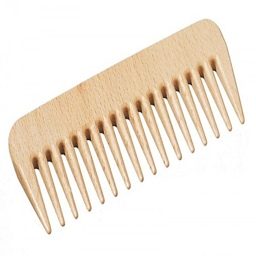
#> input picture resources/Comb/image_20.png, 256 x 256 px, found by its file name
$ jupyter execute feature_extraction.ipynb
#> lines starting #> are read from the running program, lines starting #| are printed output that depends on the picture; after the words box and inside, x2 and y2 are one past the last pixel; in counts of white or black regions, pixels touching at a corner belong together
### preprocessing/features_extraction.py
import cv2
import numpy as np


class ExtractFeatures:
    def __init__(self, image_src, show_image=None):
        self.image_src = image_src
        self.to_show_image = show_image

    @property
    def image(self):
        try:
            return self.to_show_image
        except AttributeError as e:
            return self.image_src

    def preprocess(self):
        ...


class CornersDetection(ExtractFeatures):
    def __init__(self, image_gray, show_image=None):
        ExtractFeatures.__init__(self, image_gray, show_image)
        self.number_of_corners = 0

    def get_corners(self):
        # get corners from good feature to track
        corners = cv2.goodFeaturesToTrack(np.float32(self.image_src), 100, 0.01, 10)
        corners = np.int0(corners)
        self.number_of_corners = len(corners)
        if self.to_show_image is not None:
            for corner in corners:
                x, y = corner.ravel()
                cv2.circle(self.to_show_image, (x, y), 3, (80, 127, 255), 2)
        return corners

    def preprocess(self):
        self.get_corners()


class CornerHarrisDetection(ExtractFeatures):
    def __init__(self, image_grey, show_image=None):
        ExtractFeatures.__init__(self, image_grey, show_image)
        self.number_of_corners = 0

    def get_harris_corners(self):
        # get corners from corner harris
        h_corners = cv2.cornerHarris(np.float32(self.image_src), 2, 3, 0.04)
        h_corners = np.int0(h_corners)
        h_threshold = 0.05
        row = np.where(h_corners > h_corners.max()*h_threshold)[0]
        column = np.where(h_corners > h_corners.max()*h_threshold)[1]
        self.number_of_corners = len(row)

        for y, x in zip(row, column):
            if self.to_show_image is not None:
                cv2.circle(self.to_show_image, (x, y), 1, (255, 100, 0), 1)
        return h_corners

    def preprocess(self):
        self.get_harris_corners()


class ContoursDetection(ExtractFeatures):
    def __init__(self, thresholded_image, show_image=None):
        ExtractFeatures.__init__(self, thresholded_image, show_image)
        self.biggest_contour = None
        self.contours_numbers = None
        self.main_features = dict()
        self.rect_area = 0
        self.hull_area = 0
        self.contour_perimeters = 0
        self.approximation_area = 0
        self.wide = 0
        self.length = 0

    def contour_features(self):
        # make rectangle that boxing the biggest contour
        rect = cv2.minAreaRect(self.biggest_contour)
        self.wide = rect[1][0]
        self.length = rect[1][1]
        self.rect_area = self.wide * self.length
        # make hull that surround the biggest contour
        hull = cv2.convexHull(self.biggest_contour)
        self.hull_area = cv2.contourArea(hull)
        # calculate the perimeters of the biggest contour
        self.contour_perimeters = cv2.arcLength(self.biggest_contour, True)
        # calculate approximation area of the biggest contour
        approx = cv2.approxPolyDP(self.biggest_contour, 0.001 * self.contour_perimeters, True)
        self.approximation_area = cv2.contourArea(approx)

        if self.to_show_image is not None:
            # draw biggest contour in orange!
            cv2.drawContours(self.to_show_image, self.biggest_contour, -1, (0, 100, 255), 2, cv2.LINE_AA)

            # draw the box in red
            box = cv2.boxPoints(rect)
            box = np.int0(box)
            cv2.drawContours(self.to_show_image, [box], 0, (0, 0, 255), 2)

            # draw the hull in blue
            cv2.drawContours(self.to_show_image, [hull], 0, (255, 0, 0), 2)

            # draw the approx perimeters in green
            cv2.drawContours(self.to_show_image, [approx], -1, (0, 255, 0), 3)

        self.main_features = {"rect_area": self.rect_area,
                              "hull_area": self.hull_area,
                              "apprx_area": self.approximation_area,
                              "perimeters_length": self.contour_perimeters}
        return self.main_features

    def get_biggest_contour(self):
        contours, _ = cv2.findContours(self.image_src, cv2.RETR_TREE, cv2.cv2.CHAIN_APPROX_NONE)
        # exclude the contour of the image frame
        im_boundary = (self.image_src.shape[0] - 1) * (self.image_src.shape[1] - 1)
        areas = [cv2.contourArea(ar) for ar in contours]
        cnt = [x for x in areas if x != im_boundary]
        # get the biggest contour
        self.contours_numbers = len(contours)
        self.biggest_contour = contours[areas.index(max(cnt))]
        return self.biggest_contour

    def preprocess(self):
        self.get_biggest_contour()
        self.contour_features()


def thresholding_image(img_gray, threshold):
    _, img_thresh = cv2.threshold(img_gray, threshold, 255, cv2.THRESH_BINARY)
    kernel = np.ones((3, 3), np.uint8)
    img_thresh = cv2.morphologyEx(img_thresh, cv2.MORPH_OPEN, kernel, iterations=2)
    return img_thresh

### feature_extraction.ipynb
# Feature Extraction

Erfasser :

| Name | Matrikelnummer | E-Mail |
| :- | :- | :- |
| **Muhammad Abiyyu Mufti Hanif** | 60750 | hamu1013@h-ka.de |
| **Davin Farrell Lukito** | 75420 | luda1013@h-ka.de |

[cell 1]
import cv2

from preprocessing.features_extraction import ContoursDetection, \
    CornerHarrisDetection, CornersDetection, thresholding_image
import matplotlib.pyplot as plt
import time
import numpy as np

## Loading Image to test the feature extraction

[cell 2]
start = time.perf_counter()
my_image = cv2.imread("resources/Brush/image_20.png")
#> my_image is the input picture: shape (256, 256, 3); mean B, G, R 221.3, 233.4, 242.9
img_gray = cv2.cvtColor(my_image, cv2.COLOR_BGR2GRAY)
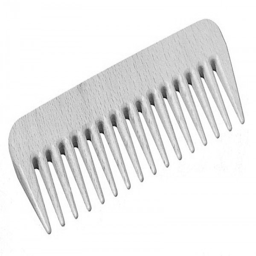
#> img_gray: shape (256, 256); min 17, max 255, mean 234.9
end = time.perf_counter()
print("Loading Image - Execution time: ", end - start)

## Detect corners using built-in "good feature to track"

[cell 3]
start = time.perf_counter()
CD = CornersDetection(img_gray, my_image.copy())
CD.get_corners()
#> in get_corners, `corners = cv2.goodFeaturesToTrack(np.float32(self.image_src), 100, 0.0..`: corners = 89 rows, first 8: [77, 146], [141, 111], [178, 90], [128, 118], [34, 168], [103, 132], [166, 97], [64, 153]
#> in get_corners, `self.number_of_corners = len(corners)`: self.number_of_corners = 89
#> the loop in get_corners, `for corner in corners:` made 89 passes
#> (x, y) on passes 1 to 12: (77, 146), (141, 111), (178, 90), (128, 118), (34, 168), (103, 132), (166, 97), (64, 153), (112, 125), (90, 139), (215, 70), (153, 104)
#> after the loop in get_corners, `for corner in corners:`:
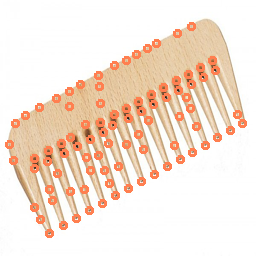
#> self.to_show_image: shape (256, 256, 3); 8.01% of pixels changed, all inside (x1, y1, x2, y2) = (5, 22, 247, 238)
plt.imshow(CD.image)
end = time.perf_counter()
print("Corners Detection Good Feature To Track - Execution time: ", end - start)

## Detect corners using built-in "harrist corner"

[cell 4]
start = time.perf_counter()
CH = CornerHarrisDetection(img_gray, my_image.copy())
CH.get_harris_corners()
#> in get_harris_corners, `h_corners = cv2.cornerHarris(np.float32(self.image_src), 2, 3, 0.04)`:
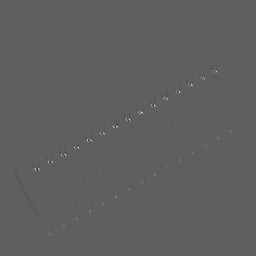
#> h_corners: shape (256, 256) float32; min -32518920, max 54149208, mean -19869.4; drawn with min black and max white
#> in get_harris_corners, `row = np.where(h_corners > h_corners.max()*h_threshold)[0]`: row = 240 values from 70 to 234
#> in get_harris_corners, `column = np.where(h_corners > h_corners.max()*h_threshold)[1]`: column = 240 values, max 243 at index 97, min 34 at index 188, mean 130.5
#> in get_harris_corners, `self.number_of_corners = len(row)`: self.number_of_corners = 240
#> the loop in get_harris_corners, `for y, x in zip(row, column):` made 240 passes
#> (y, x) on passes 1 to 3: (70, 213), (70, 215), (70, 216)
#> after the loop in get_harris_corners, `for y, x in zip(row, column):`:
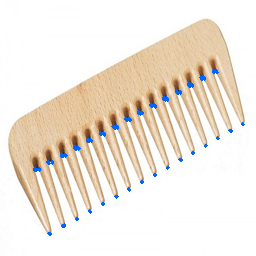
#> self.to_show_image: shape (256, 256, 3); 0.99% of pixels changed, all inside (x1, y1, x2, y2) = (33, 69, 245, 236)
plt.imshow(CH.image)
end = time.perf_counter()
print("Execution time: ", end - start)

## Contour Detection
- Thresholding and filter image
- Detect contour
- The biggest contour (but not the image boundary) will be extracted
- Calculate Perimiter Length and Draw Rectangle, Hull, and Approximate Area

[cell 5]
start = time.perf_counter()
mean_of_gray_image = np.mean(img_gray)
#> mean_of_gray_image = 234.9
if mean_of_gray_image < 180:
    # Image is dark
    print("dark image")
    contour_recognition_threshold = 120
else:
    print("bright image")
    # Image is bright
    contour_recognition_threshold = 200

# thresholding
img_thresh = thresholding_image(img_gray, contour_recognition_threshold)
#> in thresholding_image, `_, img_thresh = cv2.threshold(img_gray, threshold, 255, cv2.THRESH_BIN..`:
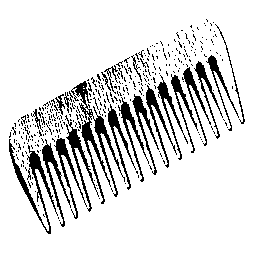
#> img_thresh: shape (256, 256); 86.6% white; 361 black regions (338 under 20 px), largest, box (x1, y1, x2, y2) and area: (71, 81, 125, 204) 1199, (9, 139, 58, 234) 833, (65, 115, 99, 212) 510
#> in thresholding_image, `img_thresh = cv2.morphologyEx(img_thresh, cv2.MORPH_OPEN, kernel, iter..`:
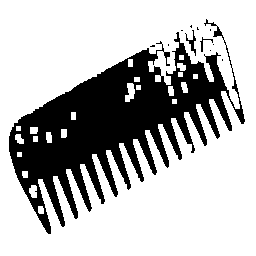
#> img_thresh: shape (256, 256); 72% white; 12 black regions (9 under 20 px)
CN = ContoursDetection(img_thresh, my_image.copy())
CN.get_biggest_contour()
#> in get_biggest_contour, `contours, _ = cv2.findContours(self.image_src, cv2.RETR_TREE, cv2.cv2...`: contours = 43 contours, 20 with area under 20; largest, box (x1, y1, x2, y2) and area: (0, 0, 256, 256) 65025, (8, 31, 246, 235) 20064, (185, 29, 197, 57) 120, (125, 83, 135, 102) 104, (212, 25, 225, 41) 80
#> in get_biggest_contour, `areas = [cv2.contourArea(ar) for ar in contours]`: areas = 43 values, max 65025 at index 0, min 2 at index 4, mean 2008
#> in get_biggest_contour, `cnt = [x for x in areas if x != im_boundary]`: cnt = 42 values, max 20063.5 at index 12, min 2 at index 3, mean 507.6
#> in get_biggest_contour, `self.contours_numbers = len(contours)`: self.contours_numbers = 43
#> in get_biggest_contour, `self.biggest_contour = contours[areas.index(max(cnt))]`: self.biggest_contour = contour of 2105 points, box (x1, y1, x2, y2) (8, 31, 246, 235), area 20064
CN.contour_features()
#> in contour_features, `rect = cv2.minAreaRect(self.biggest_contour)`: rect = ((124.7, 124.4), (244.1, 117.9), -29.48)
#> in contour_features, `self.wide = rect[1][0]`: self.wide = 244.1
#> in contour_features, `self.length = rect[1][1]`: self.length = 117.9
#> in contour_features, `self.rect_area = self.wide * self.length`: self.rect_area = 28766.6
#> in contour_features, `hull = cv2.convexHull(self.biggest_contour)`: hull = contour of 37 points, box (x1, y1, x2, y2) (8, 31, 246, 235), area 26728
#> in contour_features, `self.hull_area = cv2.contourArea(hull)`: self.hull_area = 26728
#> in contour_features, `self.contour_perimeters = cv2.arcLength(self.biggest_contour, True)`: self.contour_perimeters = 2388.7
#> in contour_features, `approx = cv2.approxPolyDP(self.biggest_contour, 0.001 * self.contour_p..`: approx = contour of 118 points, box (x1, y1, x2, y2) (8, 31, 245, 235), area 19512
#> in contour_features, `self.approximation_area = cv2.contourArea(approx)`: self.approximation_area = 19511.5
#> in contour_features, `box = cv2.boxPoints(rect)`: box = [[47.48, 235.8], [-10.52, 133.2], [202, 13.07], [259.9, 115.7]]
#> in contour_features, `box = np.int0(box)`: box = [[47, 235], [-10, 133], [201, 13], [259, 115]]
#> in contour_features, `cv2.drawContours(self.to_show_image, [approx], -1, (0, 255, 0), 3)`:
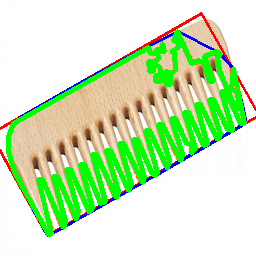
#> self.to_show_image: shape (256, 256, 3); mean B, G, R 187.5, 233.4, 203.3
#> in contour_features, `self.main_features = {"rect_area": self.rect_area, "hull_area": self.h..`: self.main_features = {'rect_area': 28766.6, 'hull_area': 26728, 'apprx_area': 19511.5, 'perimeters_length': 2388.7}
plt.imshow(CN.image)
end = time.perf_counter()
print("Contour Detection - Execution time: ", end - start)

## Example calling everything one by one

[cell 6]
img = my_image.copy()
F1 = CornersDetection(img_gray, img)
F2 = CornerHarrisDetection(img_gray, img)
F3 = ContoursDetection(img_thresh, img)

start = time.perf_counter()

F1.get_corners()
#> the loop in get_corners (call 2), `for corner in corners:` made 89 passes
F2.get_harris_corners()
#> in get_harris_corners (call 2), `self.number_of_corners = len(row)`: self.number_of_corners = 240
#> the loop in get_harris_corners (call 2), `for y, x in zip(row, column):` made 240 passes
#> after the loop in get_harris_corners (call 2), `for y, x in zip(row, column):`:
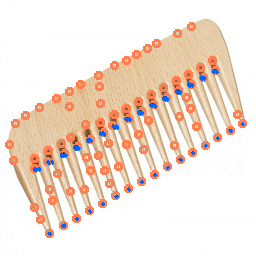
#> self.to_show_image: shape (256, 256, 3); 0.99% of pixels changed, all inside (x1, y1, x2, y2) = (33, 69, 245, 236)
F3.get_biggest_contour()
F3.contour_features()
#> in contour_features (call 2), `box = cv2.boxPoints(rect)`: box = [[47.48, 235.8], [-10.52, 133.2], [202, 13.07], [259.9, 115.7]]
#> in contour_features (call 2), `box = np.int0(box)`: box = [[47, 235], [-10, 133], [201, 13], [259, 115]]
#> in contour_features (call 2), `cv2.drawContours(self.to_show_image, [approx], -1, (0, 255, 0), 3)`:
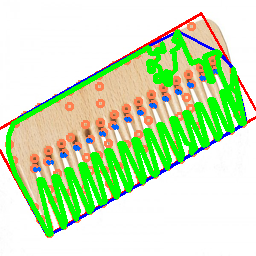
#> self.to_show_image: shape (256, 256, 3); mean B, G, R 185.5, 230.8, 203.9

end = time.perf_counter()
plt.imshow(F1.image)
print("One by One Execution time: ", end - start)

## Example calling everything one by one in a for loop

[cell 7]
a = CornersDetection(img_gray)
b = CornerHarrisDetection(img_gray)
c = ContoursDetection(img_thresh)
featuresExtraction = [a, b, c]
start = time.perf_counter()
for F in featuresExtraction:
    F.preprocess()
#> this loop made 3 passes
end = time.perf_counter()
print("One by One Execution time: ", end - start)

[cell 8]
features_extracted = {
    'n_corner': a.number_of_corners,
    'n_h_corner': b.number_of_corners,
    'n_contour': c.contours_numbers,
    'a_rect': c.rect_area,
    'a_hull': c.hull_area,
    'a_approx': c.approximation_area,
    'l_perimeters': c.contour_perimeters,
    'wide/length': c.wide/c.length,
    'perim/a_rect': c.contour_perimeters/c.rect_area,
    'perim/a_hull': c.contour_perimeters/c.hull_area,
    'perim/a_appx': c.contour_perimeters/c.approximation_area,
    'corner/a_rect': a.number_of_corners/c.rect_area,
    'corner/a_hull': a.number_of_corners/c.hull_area,
    'corner/a_appx': a.number_of_corners/c.approximation_area,
    'corner/l_perim': a.number_of_corners/c.contour_perimeters,
    'h_corner/a_rect': b.number_of_corners/c.rect_area,
    'h_corner/a_hull': b.number_of_corners/c.hull_area,
    'h_corner/a_appx': b.number_of_corners/c.approximation_area,
    'h_corner/l_perim': b.number_of_corners/c.contour_perimeters,
    'extent': c.approximation_area/c.rect_area,
    'solidity': c.approximation_area/c.hull_area
}
import pprint

pprint.pprint(features_extracted)
#> (printed output is left out)

[cell 9]
import pandas as pd
df = pd.DataFrame.from_dict([features_extracted])
#> df = table of 1 rows and 21 columns
df.head()
#> Out = table of 1 rows and 21 columns

[cell 10]
cv2.imwrite("FeatureExtracted.png", img)
#> Out = True
